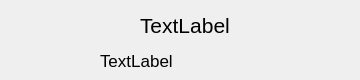
<?xml version="1.0" encoding="UTF-8"?>
<ui version="4.0">
 <class>UserChildWidget</class>
 <widget class="QWidget" name="UserChildWidget">
  <property name="geometry">
   <rect>
    <x>0</x>
    <y>0</y>
    <width>360</width>
    <height>80</height>
   </rect>
  </property>
  <property name="minimumSize">
   <size>
    <width>360</width>
    <height>80</height>
   </size>
  </property>
  <property name="maximumSize">
   <size>
    <width>360</width>
    <height>80</height>
   </size>
  </property>
  <property name="windowTitle">
   <string>Form</string>
  </property>
  <widget class="QPushButton" name="pb_icon">
   <property name="geometry">
    <rect>
     <x>10</x>
     <y>10</y>
     <width>60</width>
     <height>60</height>
    </rect>
   </property>
   <property name="minimumSize">
    <size>
     <width>60</width>
     <height>60</height>
    </size>
   </property>
   <property name="maximumSize">
    <size>
     <width>60</width>
     <height>60</height>
    </size>
   </property>
   <property name="text">
    <string/>
   </property>
   <property name="icon">
    <iconset resource="resource.qrc">
     <normaloff>:/tx/14.png</normaloff>:/tx/14.png</iconset>
   </property>
   <property name="iconSize">
    <size>
     <width>60</width>
     <height>60</height>
    </size>
   </property>
   <property name="flat">
    <bool>true</bool>
   </property>
  </widget>
  <widget class="QLabel" name="lb_name">
   <property name="geometry">
    <rect>
     <x>140</x>
     <y>10</y>
     <width>141</width>
     <height>31</height>
    </rect>
   </property>
   <property name="font">
    <font>
     <pointsize>16</pointsize>
    </font>
   </property>
   <property name="text">
    <string>TextLabel</string>
   </property>
  </widget>
  <widget class="QLabel" name="lb_feeling">
   <property name="geometry">
    <rect>
     <x>100</x>
     <y>50</y>
     <width>221</width>
     <height>21</height>
    </rect>
   </property>
   <property name="font">
    <font>
     <pointsize>13</pointsize>
    </font>
   </property>
   <property name="text">
    <string>TextLabel</string>
   </property>
  </widget>
 </widget>
 <resources>
  <include location="resource.qrc"/>
 </resources>
 <connections/>
</ui>
